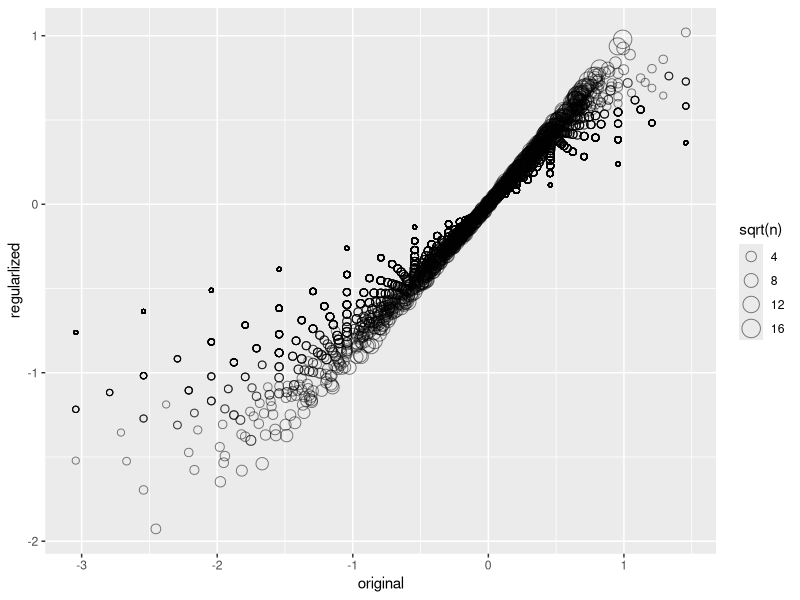
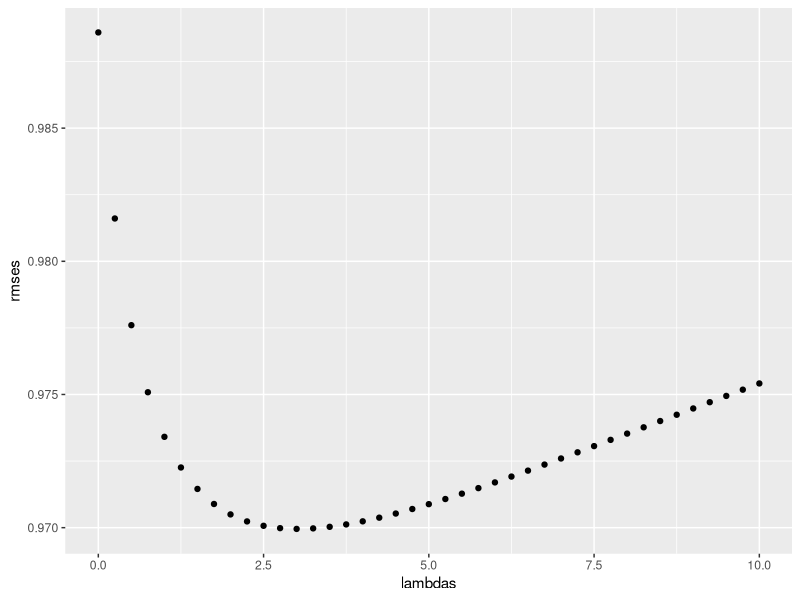
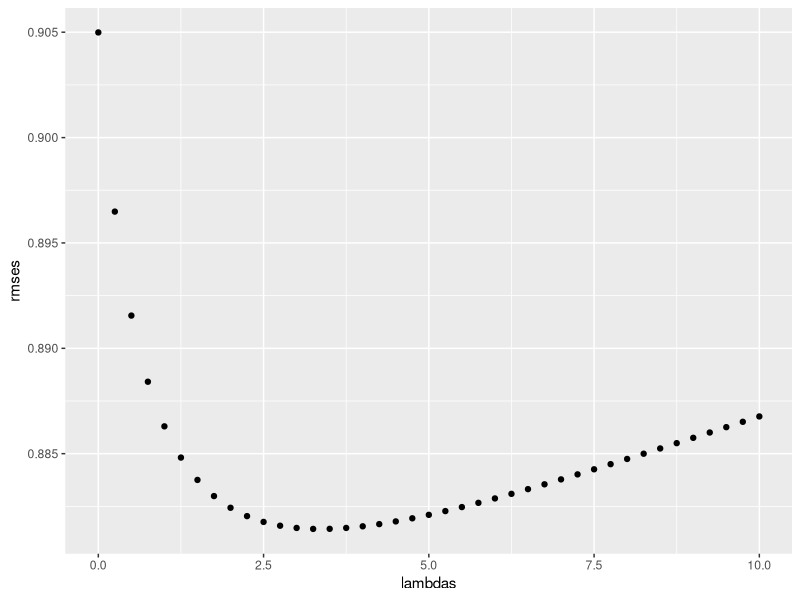
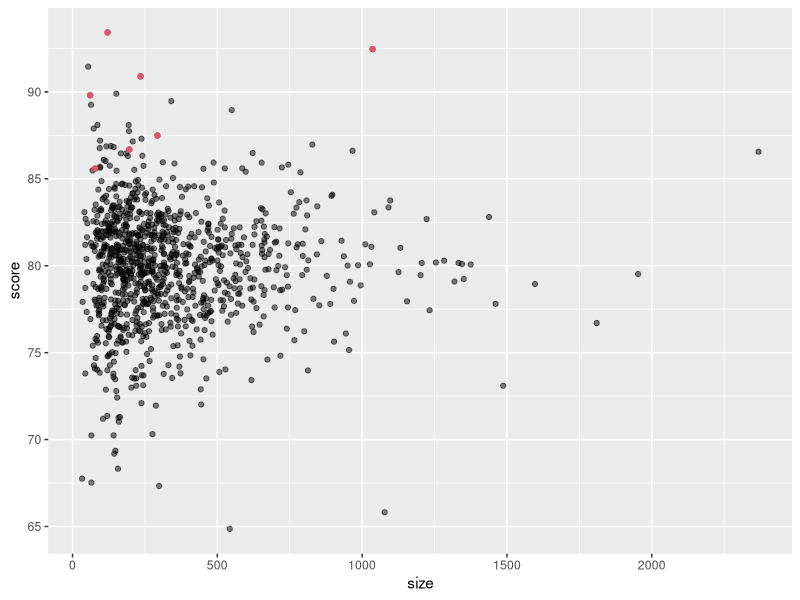
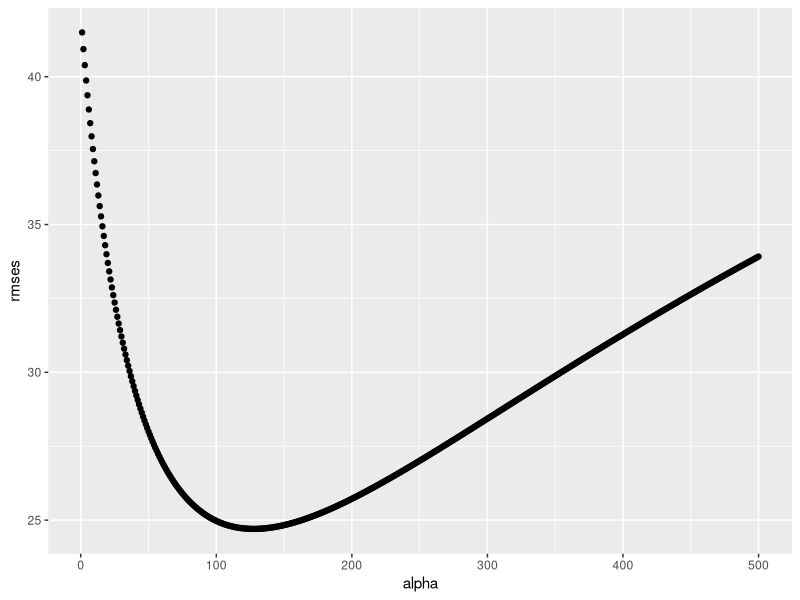
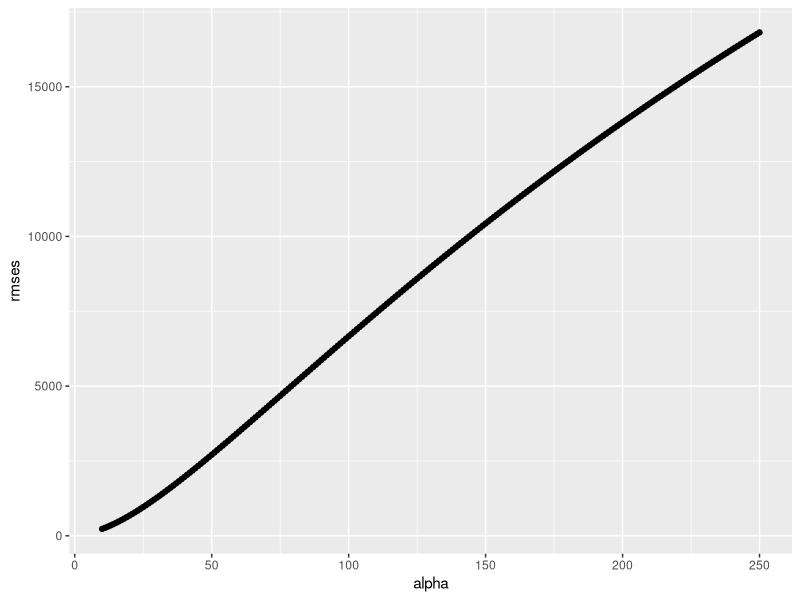
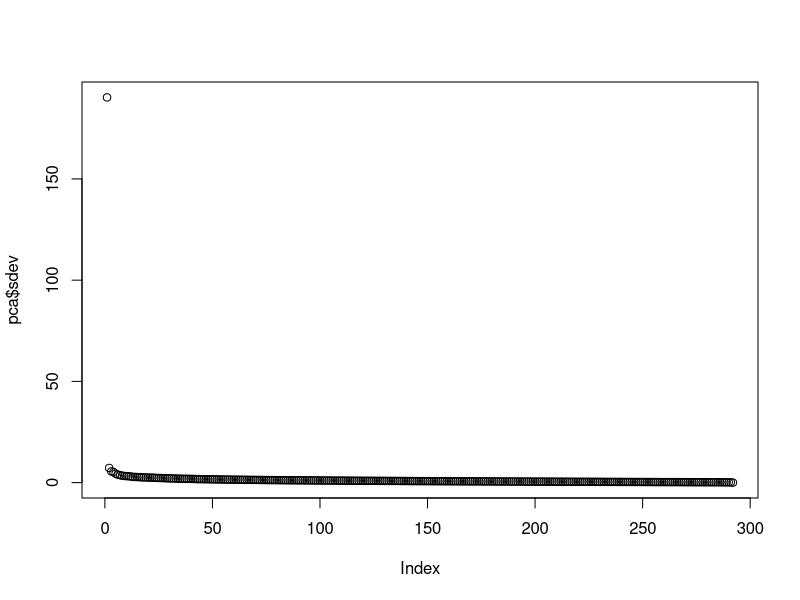
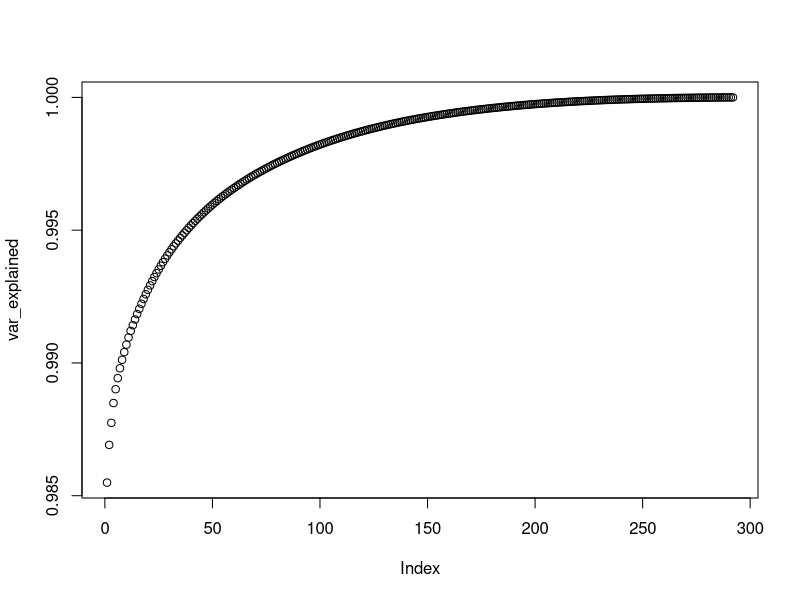

These charts were generated, in order, by the following R code:
### Regularization
library(dslabs)
library(tidyverse)
library(dplyr)
data("movielens")
library(caret)
set.seed(755)
test_index <- createDataPartition(y = movielens$rating, times = 1,
                                  p = 0.2, list = FALSE)
train_set <- movielens[-test_index,] # partition by row
test_set <- movielens[test_index,]

# remove users and movies not in train set
test_set <- test_set %>%
  semi_join(train_set, by = "movieId") %>%
  semi_join(train_set, by = "userId")

# compute mu and movie_avgs
mu <- mean(train_set$rating)
movie_avgs <- train_set %>%
  group_by(movieId) %>%
  summarise(b_i = mean(rating - mu))

# create database connecting movieId to movie title
movie_titles <- movielens %>%
  select(movieId, title) %>%
  distinct()

# Effect of lambda
lambda <- 3
mu <- mean(train_set$rating)
movie_reg_avgs <- train_set %>% 
  group_by(movieId) %>% 
  summarize(b_i = sum(rating - mu)/(n()+lambda), n_i = n()) 

data_frame(original = movie_avgs$b_i, 
           regularlized = movie_reg_avgs$b_i, 
           n = movie_reg_avgs$n_i) %>%
  ggplot(aes(original, regularlized, size=sqrt(n))) + 
  geom_point(shape=1, alpha=0.5)

# top 10 movies after regularization
train_set %>%
  count(movieId) %>% 
  left_join(movie_reg_avgs) %>%
  left_join(movie_titles, by="movieId") %>%
  arrange(desc(b_i)) %>% 
  select(title, b_i, n) %>% 
  slice(1:10) %>% 
  knitr::kable()

# 10 worst movies after regularization
train_set %>%
  count(movieId) %>% 
  left_join(movie_reg_avgs) %>%
  left_join(movie_titles, by="movieId") %>%
  arrange(b_i) %>% 
  select(title, b_i, n) %>% 
  slice(1:10) %>% 
  knitr::kable()

# compare RMSE with earlier methods
rmse_results <- data.frame(method = "Just the average", RMSE = 1.0482202)
rmse_results <- bind_rows(rmse_results, data_frame(method = "Movie Effect Model", RMSE = 0.9862839))
rmse_results <- bind_rows(rmse_results, data_frame(method = "Movie + User Effects Model", RMSE = 0.8848688))


predicted_ratings <- test_set %>% 
  left_join(movie_reg_avgs, by='movieId') %>%
  mutate(pred = mu + b_i) %>%
  .$pred

model_3_rmse <- RMSE(predicted_ratings, test_set$rating)
rmse_results <- bind_rows(rmse_results,
                          data_frame(method="Regularized Movie Effect Model",  
                                     RMSE = model_3_rmse ))
rmse_results %>% knitr::kable()

# using cv to choose lambda
lambdas <- seq(0, 10, 0.25)

mu <- mean(train_set$rating)
just_the_sum <- train_set %>% 
  group_by(movieId) %>% 
  summarize(s = sum(rating - mu), n_i = n())

rmses <- sapply(lambdas, function(l){
  predicted_ratings <- test_set %>% 
    left_join(just_the_sum, by='movieId') %>% 
    mutate(b_i = s/(n_i+l)) %>%
    mutate(pred = mu + b_i) %>%
    .$pred
  return(RMSE(predicted_ratings, test_set$rating))
})
qplot(lambdas, rmses)  
lambdas[which.min(rmses)] # 3

# using full cv to choose lambda
lambdas <- seq(0, 10, 0.25)

rmses <- sapply(lambdas, function(l){
  
  mu <- mean(train_set$rating)
  
  b_i <- train_set %>% 
    group_by(movieId) %>%
    summarize(b_i = sum(rating - mu)/(n()+l))
  
  b_u <- train_set %>% 
    left_join(b_i, by="movieId") %>%
    group_by(userId) %>%
    summarize(b_u = sum(rating - b_i - mu)/(n()+l))
  
  predicted_ratings <- 
    test_set %>% 
    left_join(b_i, by = "movieId") %>%
    left_join(b_u, by = "userId") %>%
    mutate(pred = mu + b_i + b_u) %>%
    .$pred
  
  return(RMSE(predicted_ratings, test_set$rating))
})

qplot(lambdas, rmses)

lambda <- lambdas[which.min(rmses)] 
lambda    # optimal lambda with full cv = 3.75

rmse_results <- bind_rows(rmse_results,
                          data_frame(method="Regularized Movie + User Effect Model",  
                                     RMSE = min(rmses)))
rmse_results %>% knitr::kable()  # rmse = 0.881



### Comprehension check: Regularization
## 100 schools dataset, n = num students
set.seed(1986)
n <- round(2^rnorm(1000,8,1))

# true quality for each school independent of size
set.seed(1)
mu <- round(80 + 2*rt(1000, 5))
schools <- data.frame(id = paste("PS", 1:100),
                      size = n,
                      quality = mu,
                      rank = rank(-mu))
# top 10 schools
schools %>% top_n(10, quality) %>% arrange(desc(quality))

# simulated test scores
set.seed(1)
scores <- sapply(1:nrow(schools), function(i){
  scores <- rnorm(schools$size[i], schools$quality[i], 30)
  scores
})
schools <- schools %>% mutate(score = sapply(scores, mean))

# Q1. What are the top schools based on the average score? Show just the ID, size, and the average score.
# Report the ID of the top school and average score of the 10th school. What is the ID of the top school?
# Note that the school IDs are given in the form "PS x" - where x is a number. Report the number only.

top10_score <- schools %>% top_n(10, score) %>% arrange(desc(score))
top10_score

# Q2. Compare the median school size to the median school size of the top 10 schools based on the score.
# What is the median school size overall?
# What is the median school size of the of the top 10 schools based on the score?
medsize_overall <- median(schools$size)
medsize_overall
medsize_top10 <- median(top10_score$size)
medsize_top10


# Q3. According to this analysis, it appears that small schools produce better test scores than large schools.
# Four out of the top 10 schools have 100 or fewer students. But how can this be? We constructed the 
# simulation so that quality and size were independent. Repeat the exercise for the worst 10 schools.
# What is the median school size of the bottom 10 schools based on the score?

btm10_score <- schools %>% top_n(-10, score) %>% arrange(score)
btm10_score
medsize_btm10 <- median(btm10_score$size)
medsize_btm10


# Q4. Answer
schools %>% ggplot(aes(size, score)) +
  geom_point(alpha = 0.5) +
  geom_point(data = filter(schools, rank<=10), col = 2)


# Q5. Let's use regularization to pick the best schools. Remember regularization shrinks deviations from the 
# average towards 0. To apply regularization here, we first need to define the overall average for all 
# schools, using the following code:

overall <- mean(sapply(scores, mean))

# Then, we need to define, for each school, how it deviates from that average. Write code that estimates the 
# score above the average for each school but dividing by n+alpha  instead of n, with n the schools size and
# alpha the regularization parameters. Try alpha=25. What is the ID of the top school with regularization?

reg_schools <- schools %>% select(id, size, score) %>%
  mutate(b_i = (score - overall)*size/(size+25)) %>%
  mutate(reg_score = overall + b_i)

top10_reg_schools <- reg_schools %>% top_n(10, reg_score) %>% arrange(desc(reg_score))
top10_reg_schools



# Q6. Notice that this improves things a bit. The number of small schools that are not highly ranked is now 
# lower. Is there a better ? Find the  alpha that minimizes the 
# RMSE = (1/100)Summation_i:1-100(quality - estimate)^2. What value of alpha gives the minimum RMSE?

RMSE <- function(mu, score_reg){
  sum((mu - score_reg)^2)/100
}

alpha <- seq(1, 500, 1)
rmses <- sapply(alpha, function(alpha){
  score_reg <- sapply(scores, function(x)  overall + sum(x-overall)/(length(x)+alpha))
  return(RMSE(mu, score_reg))
})
alpha[which.min(rmses)]
qplot(alpha, rmses)


# Q7. Rank the schools based on the average obtained with the best . Note that no small school is incorrectly
# included. What is the ID of the top school now? 
# What is the regularized average score of the 10th school now?
alpha <- 128
score_reg <- sapply(scores, function(x)  overall + sum(x-overall)/(length(x)+alpha))
schools %>% mutate(score_reg = score_reg) %>%
  top_n(10, score_reg) %>% arrange(desc(score_reg))


# Q8. A common mistake made when using regularization is shrinking values towards 0 that are not centered 
# around 0. For example, if we don't subtract the overall average before shrinking, we actually obtain a 
# very similar result. Confirm this by re-running the code from the exercise in Q6 but without removing the 
# overall mean. What value of  gives the minimum RMSE here?
RMSE <- function(mu, score_reg){
  sum((mu - score_reg)^2)/100
}

alpha <- seq(10, 250)
rmses <- sapply(alpha, function(alpha){
  score_reg <- sapply(scores, function(x)  sum(x)/(length(x)+alpha))
  return(RMSE(mu, score_reg))
})
alpha[which.min(rmses)]
qplot(alpha, rmses) 



### Matrix Factorization
# using a subset of movielens that has many ratings and users
library(dslabs)
library(tidyverse)
library(dplyr)
data("movielens")
library(caret)

train_small <- movielens %>%
  group_by(movieId) %>%
  filter(n() >= 50 | movieId == 3252) %>% ungroup() %>% # 3252 is Scent of a Woman used in eg.
  group_by(userId) %>%
  filter(n() >=50) %>% ungroup()
y <- train_small %>%
  select(userId, movieId, rating) %>%
  spread(movieId, rating) %>%
  as.matrix()

# add rownames and columnnames
rownames(y) <- y[,1]
movie_titles <- movielens %>%
  select(movieId, title) %>%
  distinct()
colnames(y) <- with(movie_titles, title[match(colnames(y),movieId)])

y <- sweep(y, 1, rowMeans(y, na.rm = TRUE))
y <- sweep(y, 2, colMeans(y, na.rm = TRUE))

# set na to 0
y[is.na(y)] <- 0
y <- sweep(y, 1, rowMeans(y))
pca <- prcomp(y)

# pple cpts or q vectors
dim(pca$rotation)

# p vectors
dim((pca$x))

# accessing vaariability via plot
plot(pca$sdev)

# var explained
var_explained <- cumsum(pca$sdev^2/sum(pca$sdev^2))
plot(var_explained)

# movie association with PCs
pcs <- data.frame(pca$rotation, name = colnames(y))
pcs %>% select(name, PC1) %>% arrange(PC1) %>% slice(1:10)



### Comprehension check: Matrix Factorization - SVD

set.seed(1987)
n <- 100
k <- 8
Sigma <- 64  * matrix(c(1, .75, .5, .75, 1, .5, .5, .5, 1), 3, 3) 
m <- MASS::mvrnorm(n, rep(0, 3), Sigma)
m <- m[order(rowMeans(m), decreasing = TRUE),]
y <- m %x% matrix(rep(1, k), nrow = 1) + matrix(rnorm(matrix(n*k*3)), n, k*3)
colnames(y) <- c(paste(rep("Math",k), 1:k, sep="_"),
                 paste(rep("Science",k), 1:k, sep="_"),
                 paste(rep("Arts",k), 1:k, sep="_"))


# Q1. How would you describe the data based on this figure?
my_image <- function(x, zlim = range(x), ...){
  colors = rev(RColorBrewer::brewer.pal(9, "RdBu"))
  cols <- 1:ncol(x)
  rows <- 1:nrow(x)
  image(cols, rows, t(x[rev(rows),,drop=FALSE]), xaxt = "n", yaxt = "n",
        xlab="", ylab="",  col = colors, zlim = zlim, ...)
  abline(h=rows + 0.5, v = cols + 0.5)
  axis(side = 1, cols, colnames(x), las = 2)
}

my_image(y)  # students that test well on top and reverse at the btm and grouped by 3 subjects


# Q2. You can examine the correlation between the test scores directly:
# Which of the following best describes what you see?
my_image(cor(y), zlim = c(-1,1))
range(cor(y)) #  0.4855371 1.0000000
axis(side = 2, 1:ncol(y), rev(colnames(y)), las = 2) 
# There is correlation among all tests, but higher if the tests are in science and math and even higher 
# within each subject. correct


# Q3. Use the function svd to compute the SVD of y. This function will return U, V, 
# and the diagonal entries of D.

s <- svd(y)
names(s)

# check that SVD works:
y_svd <- s$u %*% diag(s$d) %*% t(s$v)
max(abs(y - y_svd))

# Compute the sum of squares of the columns of  Y and store them in ss_y. Then compute the sum of squares 
# of columns of the transformed  YV and store them in ss_yv. 
# Confirm that sum(ss_y) is equal to sum(ss_yv). 
# What is the value of sum(ss_y) (and also the value of sum(ss_yv))?
y_sq <- y*y # entries squared
ss_y <- colSums(y_sq)
sum(ss_y) #  175434.6 


y_svd_sq <- y_svd*y_svd # entries squared
ss_yv <- colSums(y_svd_sq)
sum(ss_yv) #  175434.6


# Q4. We see that the total sum of squares is preserved. This is because  is orthogonal. Now to start 
# understanding how  is useful, plot ss_y against the column number and then do the same for ss_yv.
# What do you observe?

plot(ss_y)
plot(ss_yv)


# Q6. So from the above we know that the sum of squares of the columns of  Y (the total sum of squares) 
# adds up to the sum of s$d^2 and that the transformation  YV gives us columns with sums of squares 
# equal to s$d^2. Now compute the percent of the total variability that is explained by just the first 
# three columns of YV. 
# What proportion of the total variability is explained by the first three columns of YV?

YV_t <- y%*%s$v
var_explained <- cumsum(sd(YV_t[,1])^2/sum(var(YV_t))) + cumsum(sd(YV_t[,2])^2/sum(var(YV_t))) +
  cumsum(sd(YV_t[,3])^2/sum(var(YV_t)))

var_explained


# Q7. A useful computational trick to avoid creating the matrix diag(s$d). To motivate this, we note 
# that if we write out in its columns [U1, U2, .. Up] then  UD = [U1d1,1, U2d2,2, ... Updp,p]
# Use the sweep function to compute UD without constructing diag(s$d) or using matrix multiplication.

identical(s$u %*% diag(s$d), sweep(s$u, 2, s$d, FUN = "*"))


# Q8. We know that U1d1,1, the first column of UD, has the most variability of all the columns of UD.
# Earlier we looked at an image of  using my_image(y), in which we saw that the student to student 
# variability is quite large and that students that are good in one subject tend to be good in all. 
# This implies that the average (across all subjects) for each student should explain a lot of the 
# variability. Compute the average score for each student, plot it against U1d1,1, and 
# describe what you find. What do you observe?
#ud <- s$u%*%s$d
plot(y_svd[,1], rowMeans(y))



# Q9. We note that the signs in SVD are arbitrary because: UDV^T = (-U)Dz(-V)^T
# With this in mind we see that the first column of UD is almost identical to the average score for each
# student except for the sign. This implies that multiplying Y by the first column of V must be 
# performing a similar operation to taking the average. Make an image plot of V and describe the first 
# column relative to others and how this relates to taking an average.
# How does the first column relate to the others, and how does this relate to taking an average?

# my_image(cor(y), zlim = c(-1,1))
# range(cor(y)) #  0.4855371 1.0000000
# axis(side = 2, 1:ncol(y), rev(colnames(y)), las = 2) 
my_image(s$v)
dim(s$v)


## Ungraded practice Qs10-13

#Q10-13 to add
# Q10 Make an image of U1d1,1V1^T and compare with image of Y
# u_d_vT <- (s$u[,1])*(as.matrix(s$d)[,1])*(t(s$v)[1]) # non comformable???
# ans
plot(s$u[,1], ylim = c(-0.25, 0.25))
plot(s$v[,1], ylim = c(-0.25, 0.25))
with(s, my_image((u[, 1, drop=FALSE]*d[1]) %*% t(v[, 1, drop=FALSE])))
my_image(y)

# Q11  Make an image of U2d2,2V2^T
resid <- y - with(s,(u[, 1, drop=FALSE]*d[1]) %*% t(v[, 1, drop=FALSE]))
my_image(cor(resid), zlim = c(-1,1))
axis(side = 2, 1:ncol(y), rev(colnames(y)), las = 2)

with(s, my_image((u[, 2, drop=FALSE]*d[2]) %*% t(v[, 2, drop=FALSE])))
my_image(resid)

plot(s$u[,2], ylim = c(-0.5, 0.5))
plot(s$v[,2], ylim = c(-0.5, 0.5))
with(s, my_image((u[, 2, drop=FALSE]*d[2]) %*% t(v[, 2, drop=FALSE])))
my_image(resid)


# Q12 Y approx= U1d1,1V1^T + U2d2,2V2^T
resid <- y - with(s,sweep(u[, 1:2], 2, d[1:2], FUN="*") %*% t(v[, 1:2]))
my_image(cor(resid), zlim = c(-1,1))
axis(side = 2, 1:ncol(y), rev(colnames(y)), las = 2)

# ploy U3 then V3^T
plot(s$u[,3], ylim = c(-0.5, 0.5))
plot(s$v[,3], ylim = c(-0.5, 0.5))

# make image of U3d3,3,V3^T
with(s, my_image((u[, 3, drop=FALSE]*d[3]) %*% t(v[, 3, drop=FALSE])))
my_image(resid)




### Comprehension Check: Clustering

# Q1. Load the tissue_gene_expression dataset. Remove the row means and compute the distance between 
# each observation. Store the result in d. 
# Which of the following lines of code correctly does this computation?

data("tissue_gene_expression")
d <- dist(tissue_gene_expression$x - rowMeans(tissue_gene_expression$x))


# Q2. Make a hierarchical clustering plot and add the tissue types as labels. You will observe multiple 
# branches. Which tissue type is in the branch farthest to the left?

h <- hclust(d)
plot(h, cex = 0.75) # liver


# Q3. Run a k-means clustering on the data with K=7. Make a table comparing the identified clusters to 
# the actual tissue types. Run the algorithm several times to see how the answer changes.
# What do you observe for the clustering of the liver tissue?

x_0 <- d
x_0[is.na(x_0)] <- 0
k <- kmeans(x_0, centers = 7)
groups <- k$cluster
split(names(groups), groups)

k <- kmeans(x_0, centers = 7, nstart = 10)
groups <- k$cluster
split(names(groups), groups)


# Q4. Select the 50 most variable genes. Make sure the observations show up in the columns, that the 
# predictor are centered, and add a color bar to show the different tissue types. Hint: use the 
# ColSideColors argument to assign colors. Also, use col = RColorBrewer::brewer.pal(11, "RdBu") for a 
# better use of colors. Part of the code is provided for you here:

library(RColorBrewer)
sds <- matrixStats::colSds(tissue_gene_expression$x)
ind <- order(sds, decreasing = TRUE)[1:50]
colors <- brewer.pal(7, "Dark2")[as.numeric(tissue_gene_expression$y)]

heatmap(t(tissue_gene_expression$x[,ind]), col = brewer.pal(11, "RdBu"), scale = "row", ColSideColors = colors)
# options below dont show diff tissue types clearly
# heatmap(t(tissue_gene_expression$x[,ind]), col = brewer.pal(11, "RdBu"), scale = "row", ColSideColors = rev(colors))
# heatmap(t(tissue_gene_expression$x[,ind]), col = brewer.pal(11, "RdBu"), scale = "row", ColSideColors = sample(colors))
# heatmap(t(tissue_gene_expression$x[,ind]), col = brewer.pal(11, "RdBu"), scale = "row", ColSideColors = sample(colors))
